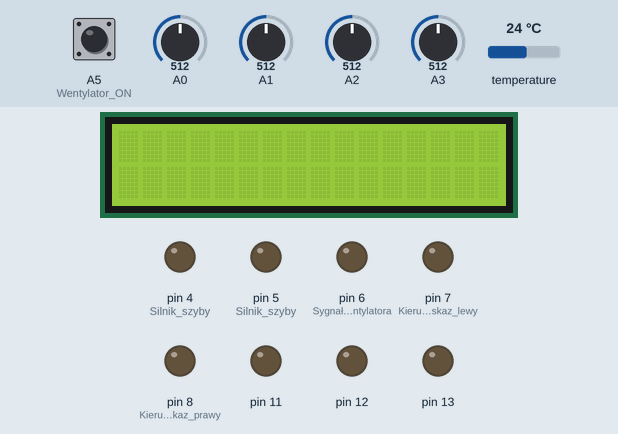
Recording of a sketch running on a simulated Arduino Uno, built with avr-gcc and run on an emulated ATmega328P. On the bench: 16×2 character LCD, output pins drawn as LEDs (lit = HIGH). The inputs (shaded band) are chosen by the test bench; at power-on: A5 (Wentylator_ON) HIGH, temperature 24 °C, A0 = 512, A1 = 512, A2 = 512, A3 = 512. Pins used as bus, display or sensor lines are not drawn.

Above: at 1.2 s.
1.3 s: A5 (Wentylator_ON) pulled LOW for 3.2 s
At 5.8 s:
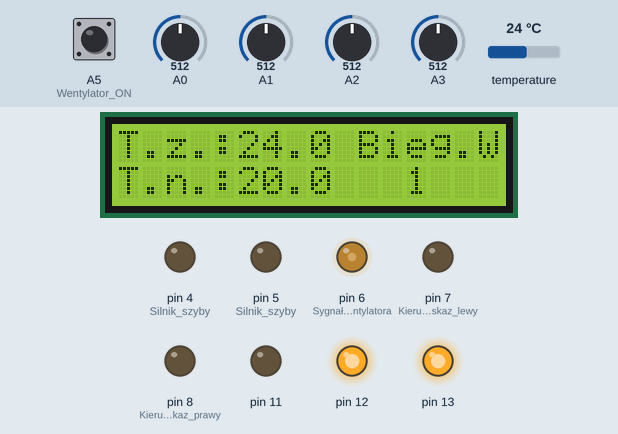
6.0 s: temperature set to 15.7 °C
At 6.8 s:
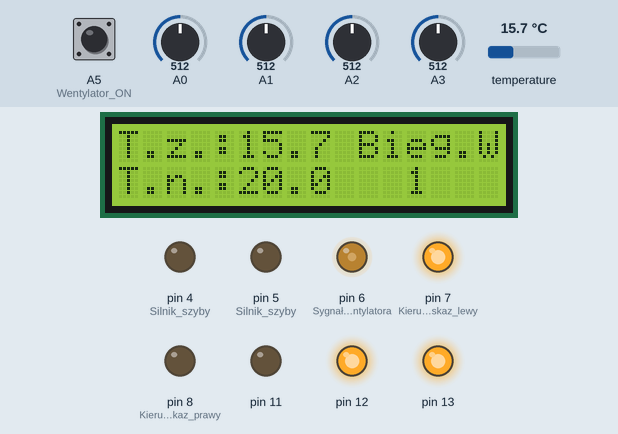
7.9 s: temperature set to 14.3 °C
At 11.4 s:
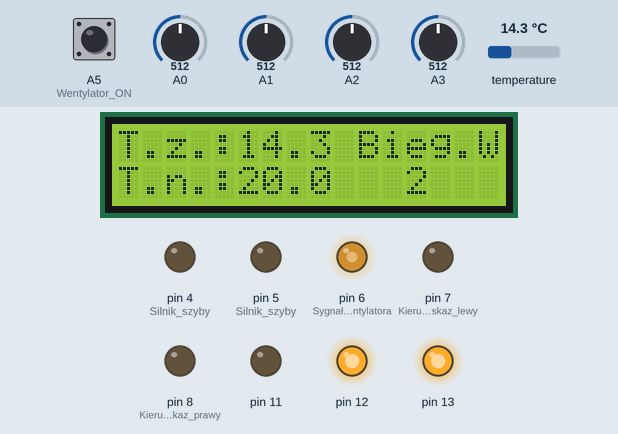
11.8 s: temperature set to 10.7 °C
At 12.5 s:
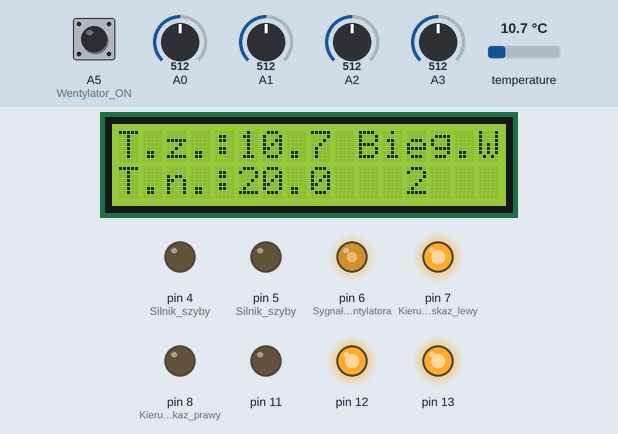
13.6 s: temperature set to 9.1 °C
At 17.2 s:
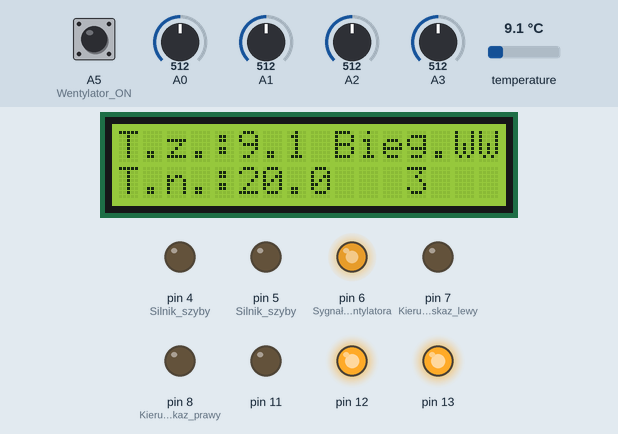
17.4 s: A5 (Wentylator_ON) pulled LOW for 3.2 s
At 20.4 s:
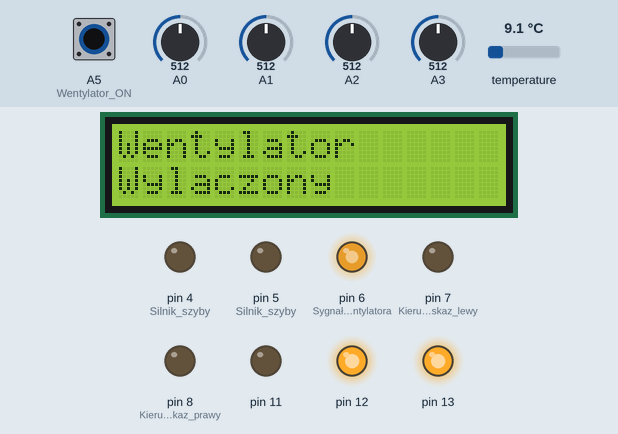
Timing chart, 0 to 24.1 s (numbered marks = the images above; inputs shaded):
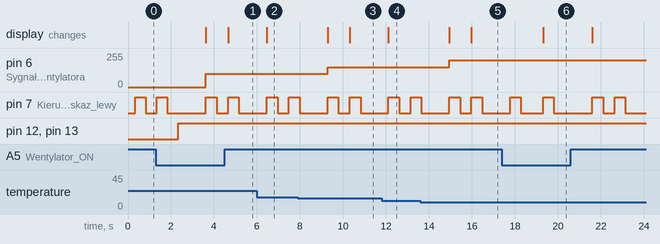

Measured:
- the behaviour switches between 15 and 14.9 °C on temperature (found by bisection; images 2 and 3)
- the behaviour switches between 10 and 9.9 °C on temperature (found by bisection; images 4 and 5)
- after the input at 1.3 s, pin 6 (Sygnał_PWM_wentylatora): 0/255 → 100/255 after 2.3 s; the display: first changes after 2.3 s (image 1 shows a later state)
- after the input at 6.0 s, the display: changes after 0.45 s (image 2)
- after the input at 7.9 s, pin 6 (Sygnał_PWM_wentylatora): 100/255 → 150/255 after 1.4 s; the display: first changes after 1.4 s (image 3 shows a later state)
- after the input at 11.8 s, the display: changes after 0.32 s (image 4)
- after the input at 13.6 s, pin 6 (Sygnał_PWM_wentylatora): 150/255 → 200/255 after 1.3 s; the display: first changes after 1.3 s (image 5 shows a later state)
- after the input at 17.4 s, the display: changes after 1.9 s (image 6)

The sketch:

Program_Arduino_modelu_modu_u_komfortu_pojazdu.ino
```cpp
#include <TimerOne.h>
#include <PCF8574.h>
#include <DallasTemperature.h>
#include <Wire.h>
#include <LiquidCrystal_I2C.h>
#include <SPI.h>

#include <Adafruit_GFX.h>
#include <Adafruit_SH1106.h>
#include <DS3231.h>
PCF8574 expander;
PCF8574 expander2;
LiquidCrystal_I2C lcd(0x27, 2, 1, 0, 4, 5, 6, 7, 3, POSITIVE);
OneWire oneWire(A4);
DallasTemperature sensors(&oneWire);

unsigned long aCzas = 0;
unsigned long zCzas = 0;
unsigned long rCzas = 0;
bool went=false;
float t1=20;
float t2=25;
int w=0; //Wentylator
int p=0; // KP
int p2=0;// KP
int l=0;//KL
int l2=0;//KL
int s=0;
int s2=0;
int czujnikSwiatla = 0;

void setup() {
 pinMode(0, INPUT_PULLUP); //Szyba przełącznik dół
 pinMode(1, INPUT_PULLUP);//Szyba przełącznik góra
 pinMode(4, OUTPUT); //Silnik szyby
 pinMode(5, OUTPUT); //Silnik szyby
 pinMode(6, OUTPUT); //Sygnał PWM wentylatora
 pinMode(7, OUTPUT); //Kierunkowskaz lewy
 pinMode(8, OUTPUT); //Kierunkowskaz prawy
 pinMode(9, OUTPUT); //Sterowanie PWM silnika szyby
 pinMode(11, OUTPUT); //Światła dzienne
 pinMode(12, OUTPUT); //Światła mijania
 pinMode(13, OUTPUT); //Światła drogowe
 pinMode(A5, INPUT_PULLUP);//Wentylator ON/OFF

 Timer1.initialize(100);
 Timer1.pwm(9, 812);
 Serial.begin(9600);
 sensors.begin();

 expander.begin(0x20);
  expander.pinMode(0, OUTPUT); //Lusterko silnik 1
  expander.pinMode(1, OUTPUT); //Lusterko silnik 1
  expander.pinMode(2, OUTPUT); //Lusterko silnik 2
  expander.pinMode(3, OUTPUT); //Lusterko silnik 2
  expander.pinMode(7, OUTPUT); //Wentylator
  expander.pinMode(6, OUTPUT); //Wentylator
  expander.pinMode(4, INPUT_PULLUP);//Temp +
  expander.pinMode(5, INPUT_PULLUP);//Temp -
 expander2.begin(0x23);
  expander2.pinMode(2, INPUT_PULLUP); //Światła auto
  expander2.pinMode(3, INPUT_PULLUP); //Swiatła manual

  lcd.begin(16,2);
  lcd.backlight();
}

void loop() {
////////////////////////////////////////////// Lusterko ///////// //////////////////////////////////////
if (analogRead(A2) > 60 and analogRead(A2) < 180)
{
  expander.digitalWrite(1, HIGH);
}
else
{
  expander.digitalWrite(1, LOW);
}
if ( analogRead(A2) > 200 and analogRead(A2) < 400)
{
  expander.digitalWrite(0, HIGH);
}
else
{
  expander.digitalWrite(0, LOW);
}
if (analogRead(A2) > 450 and analogRead(A2) < 650)
{
  expander.digitalWrite(3, HIGH);
}
else
{
  expander.digitalWrite(3, LOW);
}
if (analogRead(A2) > 800 and analogRead(A2) < 1100)
{
  expander.digitalWrite(2, HIGH);
}
else
{
  expander.digitalWrite(2, LOW);
}
//////////////////////////////////////////////// Szyba ///////////////////////////////////////////////////
if (digitalRead(0) == LOW)
{
   digitalWrite(4, HIGH);
}
else
{
  digitalWrite(4, LOW);
}
if (digitalRead(1) == LOW)
{
  digitalWrite(5, HIGH);
}
else
{
  digitalWrite(5, LOW);
}
//////////////////////////////////////////////// Kierunki Prawy //////////////////////////////////////////
if (analogRead(A0) > 600 and analogRead(A0) < 1000 and p2==0)
{
  delay(250);
  p=1;

  }
  if (p==1)
  {
   digitalWrite(8, HIGH);
   delay(500);
   digitalWrite(8, LOW);
   delay(500);
    p=2;
  }


    if (p==2 and analogRead(A0) < 100)
    {
      digitalWrite(8, HIGH);
      delay(500);
      digitalWrite(8, LOW);
      delay(500);
      p=3;

    }
    if (p==3 and analogRead(A0) < 100)
    {
      digitalWrite(8, HIGH);
      delay(500);
      digitalWrite(8, LOW);
      delay(500);

    }

    if (analogRead(A0) > 600 and analogRead(A0) < 1000)
    {
      digitalWrite(8, HIGH);
      delay(500);
      digitalWrite(8, LOW);
      delay(500);
      p=0;
      p2++;
    }
    else
    {
      p=0;
      p2=0;
    }
/////////////////////////////////////////////// Kierunki Lewy ///////////////////////////////////////////
if (analogRead(A0) > 100 and analogRead(A0) < 600 and l2==0)
{
  delay(250);
  l=1;

  }
  if (l==1)
  {
  digitalWrite(7, HIGH);
  delay(500);
  digitalWrite(7, LOW);
  delay(500);
    l=2;
  }


    if (l==2 and analogRead(A0) < 100)
    {
      digitalWrite(7, HIGH);
      delay(500);
      digitalWrite(7, LOW);
      delay(500);
      l=3;

    }
    if (l==3 and analogRead(A0) < 100)
    {
      digitalWrite(7, HIGH);
      delay(500);
      digitalWrite(7, LOW);
      delay(500);

    }

    if (analogRead(A0) > 100 and analogRead(A0) < 600)
    {
      digitalWrite(7, HIGH);
      delay(500);
      digitalWrite(7, LOW);
      delay(500);
      l=0;
      l2++;
    }
    else
    {
      l=0;
      l2=0;
    }

//////////////////////////////////////////////// Światła /////////////////////////////////////////////////
czujnikSwiatla = analogRead(A3);
if (expander2.digitalRead(2) == HIGH and expander2.digitalRead(3) == HIGH) //Światła wyłączone
{
  digitalWrite(11, LOW);
  digitalWrite(12, LOW);
  if (analogRead(A1) > 100 and analogRead(A1) < 600)
  {
    digitalWrite(13, HIGH);
  }
  else
  {
    digitalWrite(13, LOW);
  }
}
if (expander2.digitalRead(2) == LOW and expander2.digitalRead(3) == HIGH) //Światła auto
{
  if (analogRead(A3) > 100 and s == 0)
  {
    digitalWrite(11, HIGH);
    digitalWrite(12, LOW);

  }
  else
  {
    if (s == 0)
    {
    digitalWrite(11, LOW);
    digitalWrite(12, HIGH);
    }
    else
    {
      digitalWrite(12, LOW);
    }
  }
  if (analogRead(A1))
  {
  if (analogRead(A1) > 100 and analogRead(A1) < 600)
  {
    digitalWrite(13, HIGH);
  }
  if (analogRead(A1) > 700 and analogRead(A1) < 800 and analogRead(A3) < 100)
  {
    digitalWrite(13, HIGH);
    digitalWrite(12, LOW);
    s=1;

  }
  }
  else
  {
    digitalWrite(13, LOW);
    s=0;

  }
}

if (expander2.digitalRead(2) == LOW and expander2.digitalRead(3) == LOW) //Światła manual
{
  if (s2 == 0)
    {
    digitalWrite(11, LOW);
    digitalWrite(12, HIGH);
    }
    else
    {
      digitalWrite(12, LOW);
    }
if (analogRead(A1))
  {
  if (analogRead(A1) > 100 and analogRead(A1) < 600)
  {
    digitalWrite(13, HIGH);
  }
  if (analogRead(A1) > 700 and analogRead(A1) < 800)
  {
    digitalWrite(13, HIGH);
    digitalWrite(12, LOW);
    s2=1;

  }
  }
  else
  {
    digitalWrite(13, LOW);
   s2=0;

  }
}
//////////////////////////////////////////////// Wentylator //////////////////////////////////////////////
if (digitalRead(A5) == LOW)
  {
    delay(500);
    went=!went;
  }
if (went)
  {
if (expander.digitalRead(4) == LOW and t1<30)
  {
    t1=t1+0.5;
  }
  if (expander.digitalRead(5) == LOW and t1>15)
  {
    t1=t1-0.5;
  }
aCzas = millis();
rCzas = aCzas - zCzas;
  if (rCzas >= 2000UL)
  {
  sensors.requestTemperatures();
  t2=sensors.getTempCByIndex(0);
  zCzas = aCzas;
  }
  lcd.setCursor(0,0);
  lcd.print("T.z.:");
  lcd.print(t2,1);
  lcd.print(" Bieg.W");
  lcd.setCursor(0,1);
  lcd.print("T.n.:");
  lcd.print(t1,1);
  lcd.setCursor(12,1);
  lcd.print(w);
  lcd.noCursor();

  if (t2-t1>1 or t1-t2>1)
  {
    w=1;
    expander.digitalWrite(7, HIGH);
    expander.digitalWrite(6, LOW);
    analogWrite(6, 100);
  }
  if (t2-t1>5 or t1-t2>5)
  {
    w=2;
    analogWrite(6, 150);
    expander.digitalWrite(7, HIGH);
    expander.digitalWrite(6, LOW);
  }
  if (t2-t1>10 or t1-t2>10)
  {
    w=3;
    analogWrite(6, 200);
    expander.digitalWrite(7, HIGH);
    expander.digitalWrite(6, LOW);
  }
  if (t2-t1>15 or t1-t2>15)
  {
    w=4;
    analogWrite(6, 255);
    expander.digitalWrite(7, HIGH);
    expander.digitalWrite(6, LOW);
  }
  }
  else
  {
    expander.digitalWrite(7, LOW);
    lcd.setCursor(0,0);
    lcd.print("Wentylator      ");
    lcd.setCursor(0,1);
    lcd.print("Wylaczony       ");
  }
 }
```
